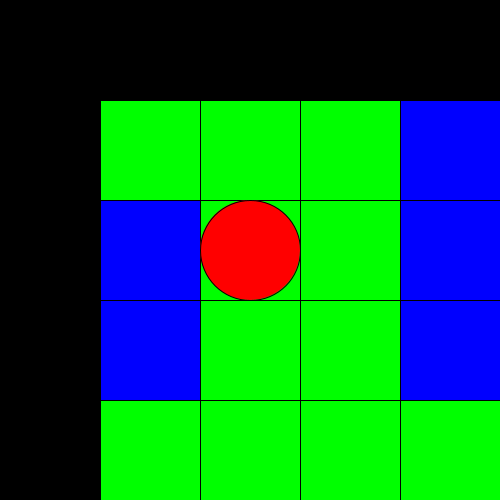
Frame 1 (no input)
Frame 60 (the mouse pressed at the canvas centre just before this capture): identical to frame 1, image omitted
Frame 120 (the mouse held since frame 60 and released just before this capture): identical to frame 1, image omitted

The Processing sketch that drew this single still picture (run headless with seeded random() and noise(); from frame 60 on, the mouse is pressed at the canvas centre):

// Processing sketch: sketch_rpg
// ── sketch_rpg.pde
int mapSize = 7;
int unitSize = 100;
int cX, cY;

int[][] map = {
  {9,9, 9, 9, 9, 9,9},
  {9,0, 0, 0, 1, 0,9},
  {9,1, 0, 0, 1, 0,9},
  {9,1, 0, 0, 1, 0,9},
  {9,0, 0, 0, 0, 0,9},
  {9,0, 1, 0, 1, 1,9},
  {9,9, 9, 9, 9, 9,9}
};

void setup() {
  size(500, 500);
  
  ellipseMode(CORNER);
  cX = 2;
  cY = 2;
}

void draw() {
  for (int y = 0; y < mapSize; y++) {
    for (int x = 0; x < mapSize; x++) {
      switch (map[y][x]) {
        case 0:  fill(0, 255, 0);  break;
        case 1:  fill(0, 0, 255);  break;
        case 9:  fill(0);break;
      }
      rect(x * unitSize, y * unitSize, unitSize, unitSize);
    }
  }
  fill(255, 0, 0);
  ellipse(cX * unitSize, cY * unitSize, unitSize, unitSize);  
}

void keyPressed() {
  if (key == CODED) {
    int nX = cX;
    int nY = cY;
    switch (keyCode) {
      case UP:    nY--;  break;
      case DOWN:  nY++;  break;
      case LEFT:  nX--;  break;
      case RIGHT: nX++;  break;
    }
    if (map[nY][nX] == 0) {
      cX = nX;
      cY = nY;
    }
  }
}
// ── Map.pde
class Map {
  int mapSize = 15;
  int unitSize = 100;
  int cX, cY;

  int[][] map = new int[mapSize][mapSize];


  Map() {
    ellipseMode(CORNER);
    cX = mapSize/2;
    cY = mapSize/2;
    init();
  }

  void update() {  
    translate(-unitSize, -unitSize);
    translate(-(cX-3)*unitSize, -(cY-3)*unitSize);
    for (int y = 0; y < mapSize; y++) {
      for (int x = 0; x < mapSize; x++) {
        switch (map[y][x]) {
        case 0:  
          fill(0, 255, 0);  
          break;
        case 1:  
          fill(0, 0, 255);  
          break;
        case 2:
          fill(255, 255, 0);
          break;
        case 9:  
          fill(0);
          break;
        }
        rect(x * unitSize, y * unitSize, unitSize, unitSize);
      }
    }
    fill(255, 0, 0);
    ellipse(cX * unitSize, cY * unitSize, unitSize, unitSize);
  }

  void input() {  
    if (key == CODED) {
      int nX = cX;
      int nY = cY;
      switch (keyCode) {
      case UP:    
        nY--;  
        break;
      case DOWN:  
        nY++;  
        break;
      case LEFT:  
        nX--;  
        break;
      case RIGHT: 
        nX++;  
        break;
      }
      if (map[nY][nX] == 0 || map[nY][nX] == 2) {
        cX = nX;
        cY = nY;
        if (map[nY][nX] == 2) {
          println("イベント");
        }
      }
    }
  }

  void init() {
    for (int y = 0; y < mapSize; y++) {
      for (int x = 0; x < mapSize; x++) {     
        map[y][x]=int(random(0, 1.2));
      }
    }

    for (int x = 0; x < mapSize; x++) {     
      map[0][x]=9;
      map[mapSize-1][x]=9;
    }
    for (int y = 0; y < mapSize; y++) {     
      map[y][0]=9;
      map[y][mapSize-1]=9;
    }
    map[cX][cY] = 0;

    map[5][9] = 2;
  }
}
